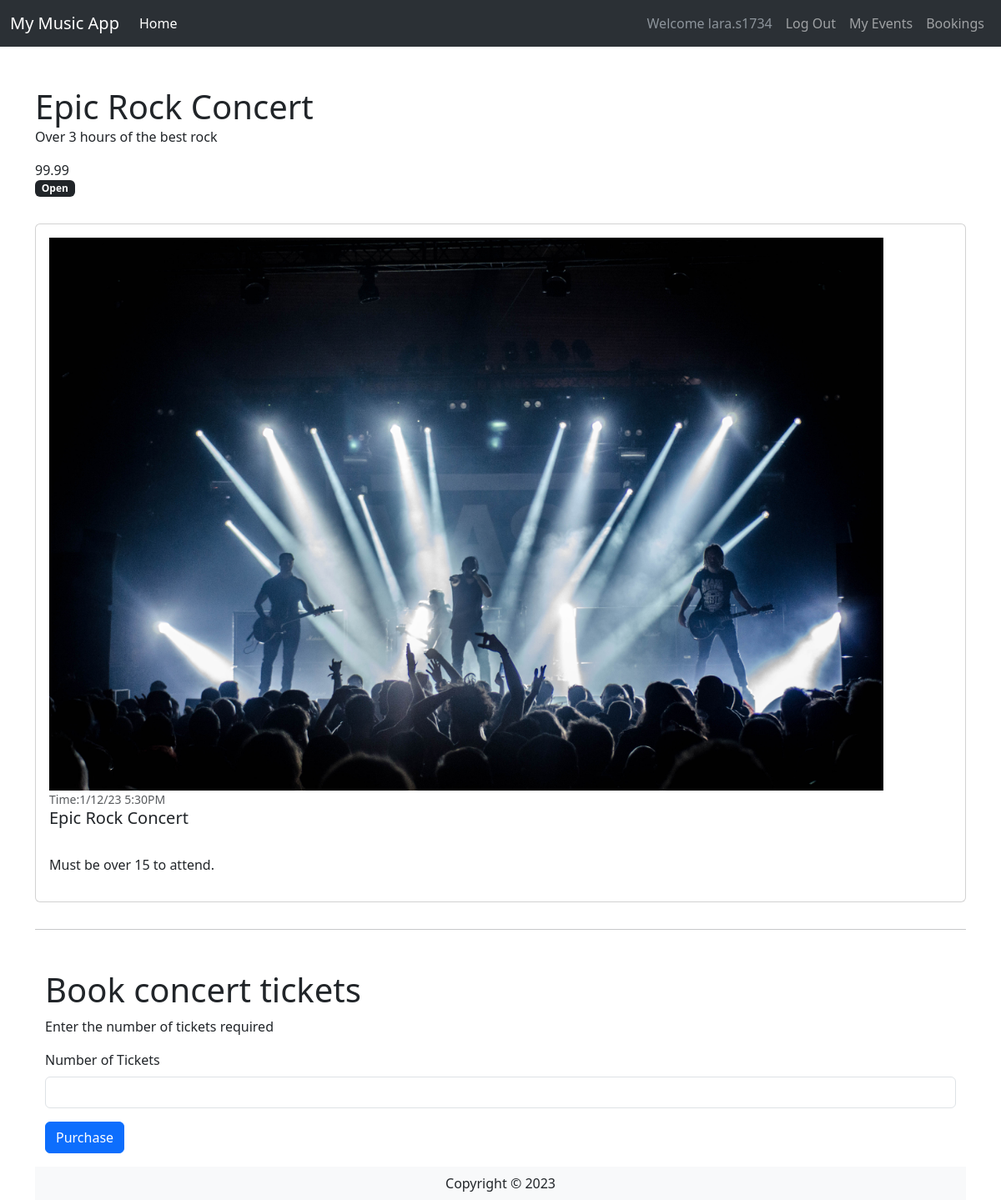
Screenshot of /bookings/1/ (signed in) with the database file from the repository.
### website/models.py (models this page shows, shortened)
class User(db.Model,UserMixin):
    __tablename__ = 'User' # good practice to specify table name
    id = db.Column(db.Integer, primary_key=True)
    UserName = db.Column(db.String(100), index=True, unique=True, nullable=False)
    UserEmail = db.Column(db.String(100), index=True, nullable=False)
    UserPass_hash = db.Column(db.String(255), nullable=False)
    Phone_Num = db.Column(db.NUMERIC(20), nullable=False)
    Comments = db.relationship('Comment', backref='user')
    def __repr__(self):
        return f"Name: {self.UserName}"

class Concert(db.Model):
    __tablename__ = 'Event'
    id = db.Column(db.Integer, primary_key=True)
    EventName = db.Column(db.String(80))
    EventDesc = db.Column(db.String(200))
    EventImage = db.Column(db.String(400))
    EventDateTime = db.Column(db.String(100))
    EventLocation = db.Column(db.String(100))
    EventInfo = db.Column(db.String(200))
    EventPrice = db.Column(db.DECIMAL(9, 2))
    EventStatus = db.Column(db.String(20))
    EventTicketCount = db.Column(db.Integer)
    UserId = db.Column(db.Integer, db.ForeignKey('User.id'))
    userCreator = db.relationship('User', backref='events_created')
    Comments = db.relationship('Comment', backref='concert')

### website/bookings.py (the view)
@bookbp.route('/<id>/', methods=['GET', 'POST'])
@login_required
def book(id):
    concert = db.session.scalar(db.select(Concert).where(Concert.id==id))
    print(current_user)
    print(id)
    bform = BookingForm()
    if bform.validate_on_submit():
      booking = Booking(TicketQuantity=bform.TicketQuantity.data, UserID = current_user.id, EventID = id)
      db.session.add(booking)
      db.session.commit()
      print('Booking complete', 'success')
      return redirect(url_for('concert.show', id=id))
    return render_template('concerts/book.html', concert = concert, form = bform)

### website/forms.py
class BookingForm(FlaskForm):
    TicketQuantity = IntegerField('Number of Tickets', validators=[InputRequired()])
    submit = SubmitField("Purchase")

### website/templates/concerts/book.html
{% extends 'base.html' %}
{% from 'bootstrap5/form.html' import render_form %}
{% block content %}
<div class="container">
    <div class="row mt-5 mb-3">
      <div class="col-md-12">
        <div class="float-left">
          <h1 class="mb-0">{{concert.EventName}}</h1>
          <p>{{concert.EventDesc}}</p>
        </div>
        <div class="float-right text-right">
          <p class="mb-0">{{concert.EventPrice}}</p>
          <span class="badge text-bg-dark">{{concert.EventStatus}}</span>
        </div>
      </div>
</div>
<div class="row">
    <div class="col-md-12">
    <div class="card my-3">
        <div class="card-body">
        <div class="media">
            <img
            class="align-self-start mr-3"
            src="{{ concert.EventImage }}"
            width="1000px"
            />
            <div class="media-body">
            <small class="font-weight-bold text-muted"
                >Time:{{concert.EventDateTime}}</small
            >
            <h5 class="mt-0">{{concert.EventName}}</h5>
            <p><br />{{concert.EventInfo}}</p>
            </div>
        </div>
        </div>
    </div>
    </div>
</div>
<hr />
<div class="container">
<div class="row mt-5">
    <div class="col-md-12">
    <h1>Book concert tickets</h1>
    <p>Enter the number of tickets required</p>
    {{render_form(form)}}
    </div>
</div>
</div>
{% endblock %}

### website/templates/base.html (shortened to what this page needs)
<html>
  <head>
    <link
      href="https://cdn.jsdelivr.net/npm/bootstrap@5.3.0-alpha3/dist/css/bootstrap.min.css"
      rel="stylesheet"
    />
  </head>
  <body>
    <headerclass="bg-light border-bottom">
      <nav
        data-bs-theme="dark"
        class="navbar bg-primary navbar-expand-lg bg-body-tertiary"
      >
        <div class="container-fluid">
          <a class="navbar-brand" href="/">My Music App</a>
          <div class="collapse navbar-collapse" id="navbarSupportedContent">
            <ul class="navbar-nav me-auto mb-2 mb-lg-0">
              <li class="nav-item">
                <a class="nav-link active" aria-current="page" href="/">Home</a>
              </li>
            </ul>
            <div class="navbar-nav ml-auto">
              {% if current_user.is_authenticated %}
              <a class="nav-item nav-link disabled text-muted" href="#"
                >Welcome {{current_user.UserName}}</a
              >
              <a class="nav-item nav-link" href="{{ url_for('auth.logout') }}"
                >Log Out</a
              >
              {% endif %}
              <a class="nav-item nav-link" href="{{ url_for('events.events') }}">My Events</a>
              <a class="nav-item nav-link" href="{{ url_for('userbooking.userbookings') }}">Bookings</a>
            </div>
          </div>
        </div>
      </nav>
    {% block content %} {% endblock %}
    <footer class="footer">
      <div class="text-center py-2 bg-light">
        <span class="text-dark">Copyright &copy; {{year}}</span>
      </div>
    </footer>
  </body>
</html>

### rows the page displays
User: UserName "lara.s1734"
Concert: EventName "Epic Rock Concert", EventDesc "Over 3 hours of the best rock", EventPrice "99.99", EventStatus "Open", EventImage (picture), EventDateTime "1/12/23 5:30PM", EventInfo "Must be over 15 to attend."
